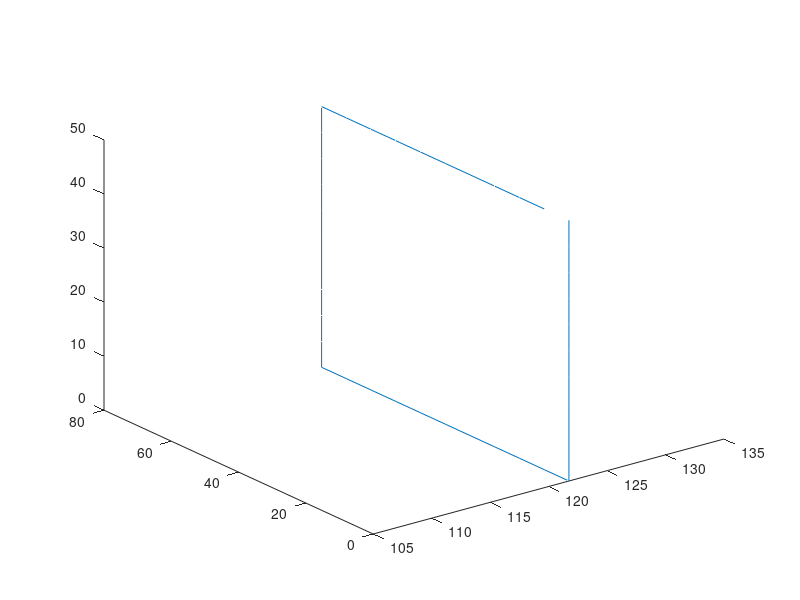

Recreate this plot in MATLAB. (Note: this script raises an error after producing the figure.)
clear;
clc;
a2 = 105;
a3 = 113.7;

b2 = a2 * 0.7;
b3 = a3 * 0.6;

N=10;
for i=1:N
    x(i)=b2+b3*sqrt(1/2);
    z(i)=b3*sqrt(1/2);
    y(i)=b2/N*i;
    x(N+i)=b2+b3*sqrt(1/2);
    y(N+i)=b2;
    z(N+i)=b3*sqrt(1/2)-b3*sqrt(1/2)/N*i;
    x(2*N+i)=b2+b3*sqrt(1/2);
    z(2*N+i)=0;
    y(2*N+i)=b2-b2/N*i;
    x(3*N+i)=b2+b3*sqrt(1/2);
    y(3*N+i)=0;
    z(3*N+i)=b3*sqrt(1/2)/N*i;
end
plot3(x,y,z);
t = -x;

d = sqrt(x.^2 + y.^2 + z.^2);
theta = zeros(3,length(t));
theta(3,:) = acos((d.^2 - a2^2 - a3^2) / (2 * a2 * a3)) - pi;
global k1 k2 zt;
t0 = 0;
for i = 1:length(t)
    k1 = a2 + a3 * cos(theta(3,i));
    k2 = a3 * sin(theta(3,i));
    zt = z(i);
    theta(2,i) = fmincon('fun',t0,[],[],[],[],0,pi/2);
end
theta(1,:) = -acos(y ./ (a2 * cos(theta(2,:)) + a3 * (cos(theta(2,:) + theta(3,:))))) + pi/2;

theta(2,:) = -theta(2,:);
theta(3,:) = -theta(3,:);
n = 1:length(t);
%plot(n,theta(1,:),'r',n,theta(2,:),'g',n,theta(3,:),'b');
fid1=fopen('C:\Users\apple.com.cn\Desktop\robotics\theta1.txt','w');
fprintf(fid1,'%6.2f,',theta(1,:));
fclose(fid1);
fid2=fopen('C:\Users\apple.com.cn\Desktop\robotics\theta2.txt','w');
fprintf(fid1,'%6.2f,',-theta(2,:));
fclose(fid2);
fid3=fopen('C:\Users\apple.com.cn\Desktop\robotics\theta3.txt','w');
fprintf(fid3,'%6.2f,',theta(3,:));
fclose(fid3);
for i=1:40
    time(i)=0.4*i;
end
fid4=fopen('C:\Users\apple.com.cn\Desktop\robotics\time.txt','w');
fprintf(fid4,'%6.2f,',time(1,:));
fclose(fid4);
